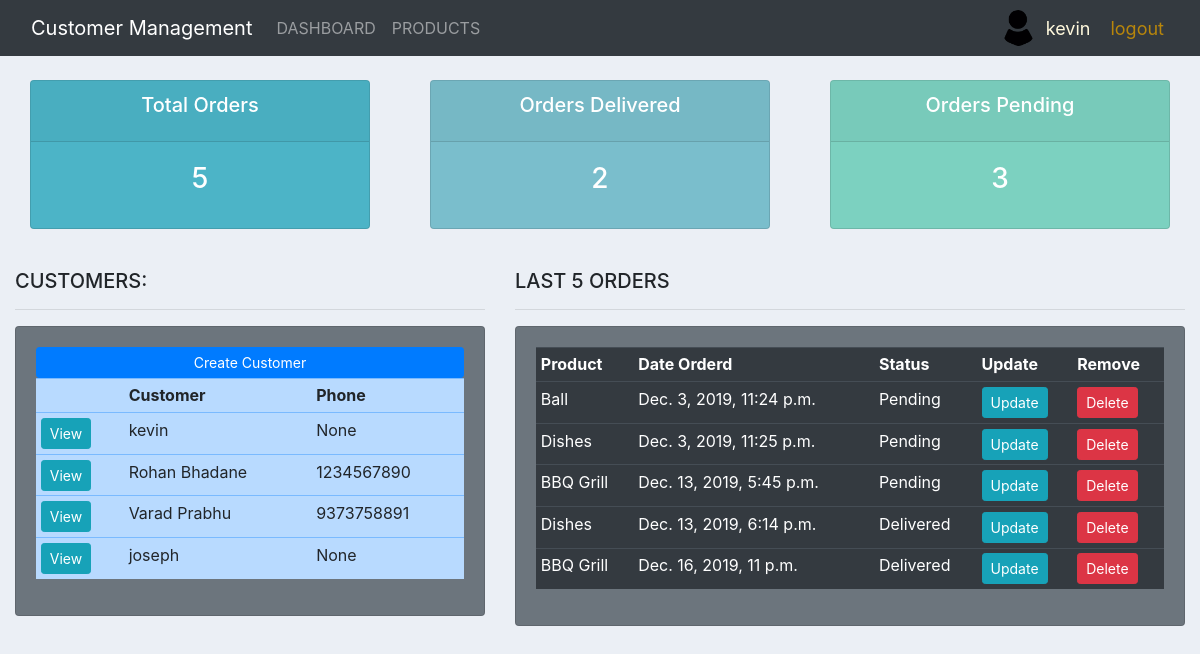
Before: / (signed in) with the older database file.
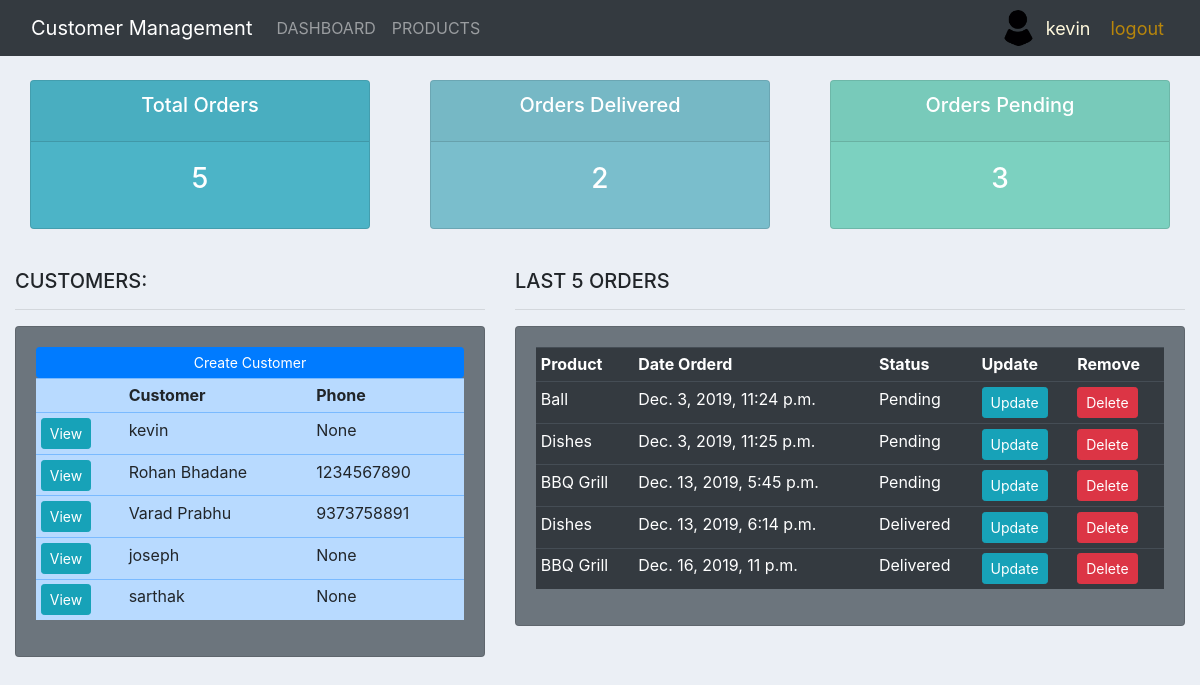
After: the same page with the newer database file.
### accounts/models.py (models this page shows, shortened)
class Customer(models.Model):
	user = models.OneToOneField(User, null=True, blank=True, on_delete=models.CASCADE)
	name = models.CharField(max_length=200, null=True)
	phone = models.CharField(max_length=200, null=True)
	email = models.CharField(max_length=200, null=True)
	profile_pic = models.ImageField(default="profile1.png", null=True, blank=True)
	date_created = models.DateTimeField(auto_now_add=True, null=True)

class Order(models.Model):
	STATUS = (
			('Pending', 'Pending'),
			('Out for delivery', 'Out for delivery'),
			('Delivered', 'Delivered'),
			)
	customer = models.ForeignKey(Customer, null=True, on_delete= models.SET_NULL)
	product = models.ForeignKey(Product, null=True, on_delete= models.SET_NULL)
	date_created = models.DateTimeField(auto_now_add=True, null=True)
	status = models.CharField(max_length=200, null=True, choices=STATUS)
	note = models.CharField(max_length=1000, null=True)

class Product(models.Model):
	CATEGORY = (
			('Indoor', 'Indoor'),
			('Out Door', 'Out Door'),
			)
	name = models.CharField(max_length=200, null=True)
	price = models.FloatField(null=True)
	category = models.CharField(max_length=200, null=True, choices=CATEGORY)
	description = models.CharField(max_length=200, null=True, blank=True)
	date_created = models.DateTimeField(auto_now_add=True, null=True)
	tags = models.ManyToManyField(Tag)
	def __str__(self):
		return self.name

### accounts/decorators.py (the view)
	def wrapper_function(request, *args, **kwargs):
		group = None
		if request.user.groups.exists():
			group = request.user.groups.all()[0].name
		if group == 'customer':
			return redirect('user-page')
		if group == 'admin':
			return view_func(request, *args, **kwargs)

### accounts/views.py (called while the page is built)
@login_required(login_url='login')
@admin_only
def home(request):
	orders = Order.objects.all()
	customers = Customer.objects.all()
	total_customers = customers.count()
	total_orders = orders.count()
	delivered = orders.filter(status='Delivered').count()
	pending = orders.filter(status='Pending').count()
	context = {'orders':orders, 'customers':customers,
	'total_orders':total_orders,'delivered':delivered,
	'pending':pending }
	return render(request, 'accounts/dashboard.html', context)

### accounts/templates/accounts/dashboard.html
{%  extends 'accounts/main.html' %}
{% block content %}
{%  include 'accounts/status.html' %}
<br>
<div class="row">
	<div class="col-md-5">
		<h5>CUSTOMERS:</h5>
		<hr>
		<div class="card card-body bg-secondary">
			<a class="btn btn-primary  btn-sm btn-block" href="">Create Customer</a>
			<table class="table table-sm table-primary">
				<tr>
					<th></th>
					<th>Customer</th>
					<th>Phone</th>
				</tr>
				{% for customer in customers %}
					<tr>
						<td><a class="btn btn-sm btn-info" href="{% url 'customer' customer.id %}">View</a></td>
						<td>{{customer.name}}</td>
						<td>{{customer.phone}}</td>
					</tr>
				{% endfor %}
			</table>
		</div>
	</div>
	<div class="col-md-7">
		<h5>LAST 5 ORDERS</h5>
		<hr>
		<div class="card card-body bg-secondary">
			<table class="table table-sm table-dark">
				<tr>
					<th>Product</th>
					<th>Date Orderd</th>
					<th>Status</th>
					<th>Update</th>
					<th>Remove</th>
				</tr>
				{% for order in orders %}
					<tr >
						<td>{{order.product}}</td>
						<td>{{order.date_created}}</td>
						<td>{{order.status}}</td>
						<td><a class="btn btn-sm btn-info" href="{% url 'update_order' order.id %}">Update</a></td>
						<td><a class="btn btn-sm btn-danger" href="{% url 'delete_order' order.id %}">Delete</a></td>
					</tr>
				{% endfor %}
			</table>
		</div>
	</div>
</div>
{% endblock %}

### accounts/templates/accounts/main.html (shortened to what this page needs)
{% load static %}
<!DOCTYPE html>
<html>
<head>
	<link rel="stylesheet" href="https://stackpath.bootstrapcdn.com/bootstrap/4.3.1/css/bootstrap.min.css">
	<link rel="stylesheet" type="text/css" href="{% static '/css/main.css' %}">
</head>
<body>
	{%  include 'accounts/navbar.html' %}
	<div class="container-fluid">
	{% block content %}
	{% endblock %}
    </div>
</body>
</html>

### accounts/templates/accounts/navbar.html (shortened to what this page needs)
{% load static %}
<nav class="navbar navbar-expand-lg navbar-dark bg-dark">
    <div class="container-fluid">
      <a class="navbar-brand" href="{% url 'home' %}">
        Customer Management
      </a>
      <div class="collapse navbar-collapse" id="navbarNav">
        <ul class="navbar-nav">
          {% if request.user.is_staff %}
          <li class="nav-item">
            <a class="nav-link " aria-current="page" href="{% url 'home' %}">DASHBOARD</a>
          </li>
          <li class="nav-item">
            <a class="nav-link" href="{% url 'products' %}">PRODUCTS</a>
          </li>
          {% endif %}
        </ul>
      </div>
    </div>
    <img class="profile" src="{{request.user.customer.profile_pic.url}}" style="width: 3%;" >
    <a id="hello-msg" href="{% url 'account' %}"> {{request.user}} </a>
    <span class="navbar-nav" ><a id="log-out" href="{% url 'logout' %}">logout  </a></span>
  </nav>

### accounts/templates/accounts/status.html
<br>
<div class="row">
	<div class="col">
		<div class="col-md">
			<div class="card text-center text-white  mb-3" id="total-orders">
			  	<div class="card-header">
			  		<h5 class="card-title">Total Orders</h5>
			  	</div>
			  	<div class="card-body">
			    	<h3 class="card-title">{{total_orders}}</h3>
			  	</div>
			</div>
		</div>
	</div>
	<div class="col">
		<div class="col-md">
			<div class="card text-center text-white  mb-3" id="orders-delivered">
			  	<div class="card-header">
			  		<h5 class="card-title">Orders Delivered</h5>
			  	</div>
			  	<div class="card-body">
			    	<h3 class="card-title">{{delivered}}</h3>
			  	</div>
			</div>
		</div>
	</div>
	<div class="col">
		<div class="col-md">
			<div class="card text-center text-white  mb-3" id="orders-pending">
			  	<div class="card-header">
			  		<h5 class="card-title">Orders Pending</h5>
			  	</div>
			  	<div class="card-body">
			    	<h3 class="card-title">{{pending}}</h3>
			  	</div>
			</div>
		</div>
	</div>
</div>

### static/css/main.css (style rules this page uses)
body { background-color: #ebeff5; }
#total-orders { background-color: #4cb4c7; }
#orders-delivered { background-color: #7abecc; }
#orders-pending { background-color: #7CD1C0; }

### accounts/templates/accounts/navbar.html (style rules this page uses)
#hello-msg { color: cornsilk; font-size: 18px; margin-right: 20px; }
#log-out { color:darkgoldenrod; font-size: 18px; margin-right: 20px; }
.profile { max-width: 40px; max-height:40px; margin-right: 10px; border-radius: 50%; }

Changed rows visible on the page:
added Customer: name "sarthak", phone "None"
